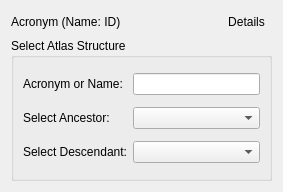
<?xml version="1.0" encoding="UTF-8"?>
<ui version="4.0">
 <class>BGAtlasStructureLookupWidget</class>
 <widget class="QWidget" name="BGAtlasStructureLookupWidget">
  <property name="geometry">
   <rect>
    <x>0</x>
    <y>0</y>
    <width>283</width>
    <height>192</height>
   </rect>
  </property>
  <property name="windowTitle">
   <string>Form</string>
  </property>
  <layout class="QGridLayout" name="gridLayout_2">
   <item row="0" column="0">
    <layout class="QHBoxLayout" name="horizontalLayout">
     <item>
      <widget class="QLabel" name="structureIDAcroNameLabel">
       <property name="toolTip">
        <string>BrainGlobe Struture Acronym (Name: ID)</string>
       </property>
       <property name="statusTip">
        <string>BrainGlobe Struture Acronym (Name: ID)</string>
       </property>
       <property name="whatsThis">
        <string>BrainGlobe Struture Acronym (Name: ID)</string>
       </property>
       <property name="text">
        <string>Acronym (Name: ID)</string>
       </property>
      </widget>
     </item>
     <item>
      <spacer name="horizontalSpacer">
       <property name="orientation">
        <enum>Qt::Orientation::Horizontal</enum>
       </property>
       <property name="sizeHint" stdset="0">
        <size>
         <width>40</width>
         <height>20</height>
        </size>
       </property>
      </spacer>
     </item>
     <item>
      <widget class="QToolButton" name="detailsToolButton">
       <property name="text">
        <string>Details</string>
       </property>
       <property name="icon">
        <iconset theme="view-list-tree"/>
       </property>
       <property name="checkable">
        <bool>false</bool>
       </property>
       <property name="autoRaise">
        <bool>true</bool>
       </property>
      </widget>
     </item>
    </layout>
   </item>
   <item row="1" column="0">
    <widget class="QGroupBox" name="groupBox">
     <property name="title">
      <string>Select Atlas Structure</string>
     </property>
     <layout class="QGridLayout" name="gridLayout">
      <item row="0" column="0">
       <widget class="QLabel" name="label">
        <property name="toolTip">
         <string>Find Structure by Acronym or Name</string>
        </property>
        <property name="statusTip">
         <string>Find Structure by Acronym or Name</string>
        </property>
        <property name="whatsThis">
         <string>Find Structure by Acronym or Name</string>
        </property>
        <property name="text">
         <string>Acronym or Name:</string>
        </property>
        <property name="buddy">
         <cstring>acronymOrNameEdit</cstring>
        </property>
       </widget>
      </item>
      <item row="0" column="1">
       <widget class="LineEdit" name="acronymOrNameEdit">
        <property name="toolTip">
         <string>Find Structure by Acronym Or Name</string>
        </property>
        <property name="statusTip">
         <string>Find Structure by Acronym Or Name</string>
        </property>
        <property name="whatsThis">
         <string>Find Structure by Acronym Or Name</string>
        </property>
       </widget>
      </item>
      <item row="1" column="0">
       <widget class="QLabel" name="label_2">
        <property name="toolTip">
         <string>Select Ancestor</string>
        </property>
        <property name="statusTip">
         <string>Select Ancestor</string>
        </property>
        <property name="whatsThis">
         <string>Select Ancestor</string>
        </property>
        <property name="text">
         <string>Select Ancestor:</string>
        </property>
        <property name="buddy">
         <cstring>ancestorComboBox</cstring>
        </property>
       </widget>
      </item>
      <item row="1" column="1">
       <widget class="QComboBox" name="ancestorComboBox">
        <property name="sizePolicy">
         <sizepolicy hsizetype="MinimumExpanding" vsizetype="Fixed">
          <horstretch>0</horstretch>
          <verstretch>0</verstretch>
         </sizepolicy>
        </property>
        <property name="toolTip">
         <string>Select an Ancestor (Parent) Structure</string>
        </property>
        <property name="statusTip">
         <string>Select an Ancestor (Parent) Structure</string>
        </property>
        <property name="whatsThis">
         <string>Select an Ancestor (Parent) Structure</string>
        </property>
       </widget>
      </item>
      <item row="2" column="0">
       <widget class="QLabel" name="label_3">
        <property name="toolTip">
         <string>Select Descendant</string>
        </property>
        <property name="statusTip">
         <string>Select Descendant</string>
        </property>
        <property name="whatsThis">
         <string>Select Descendant</string>
        </property>
        <property name="text">
         <string>Select Descendant:</string>
        </property>
        <property name="buddy">
         <cstring>descendantComboBox</cstring>
        </property>
       </widget>
      </item>
      <item row="2" column="1">
       <widget class="QComboBox" name="descendantComboBox">
        <property name="sizePolicy">
         <sizepolicy hsizetype="MinimumExpanding" vsizetype="Fixed">
          <horstretch>0</horstretch>
          <verstretch>0</verstretch>
         </sizepolicy>
        </property>
        <property name="toolTip">
         <string>Select a Descendant (Child) Structure</string>
        </property>
        <property name="statusTip">
         <string>Select a Descendant (Child) Structure</string>
        </property>
        <property name="whatsThis">
         <string>Select a Descendant (Child) Structure</string>
        </property>
       </widget>
      </item>
     </layout>
    </widget>
   </item>
  </layout>
 </widget>
 <customwidgets>
  <customwidget>
   <class>LineEdit</class>
   <extends>QLineEdit</extends>
   <header location="global">gui.widgets.small_widgets</header>
  </customwidget>
 </customwidgets>
 <resources/>
 <connections/>
</ui>
